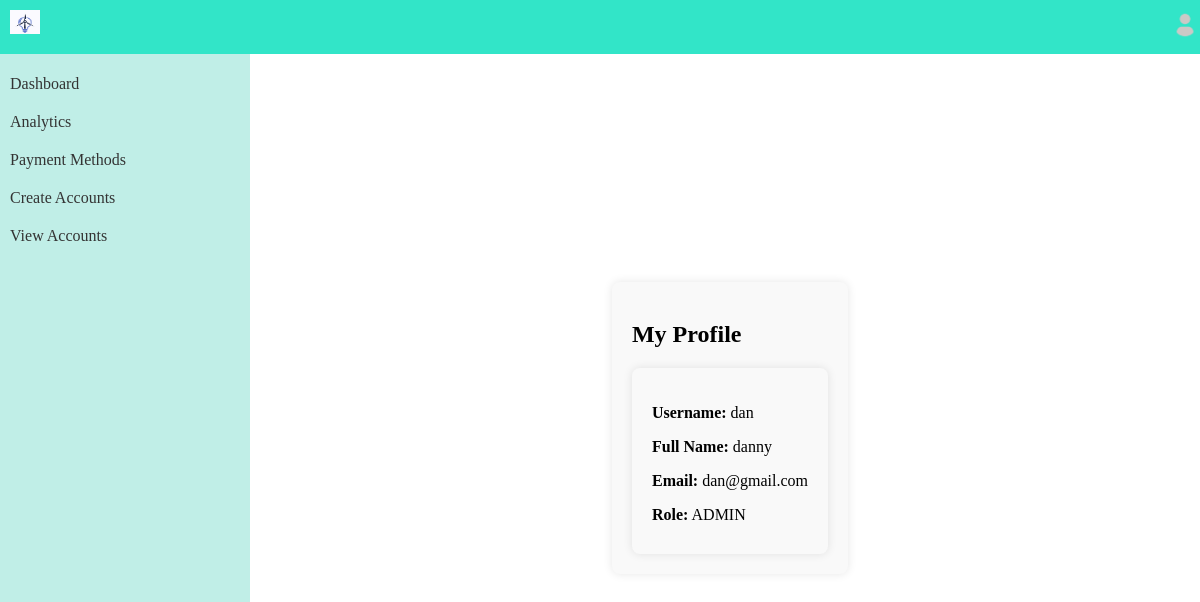
The page /dashboard/a_my_profile.php (signed in) on the database its author committed.
### tables this page shows
CREATE TABLE `users` (
  `uid` int(75) NOT NULL,
  `uName` varchar(75) NOT NULL,
  `fullName` text NOT NULL,
  `email` varchar(75) NOT NULL,
  `password` varchar(100) NOT NULL,
  `role` text NOT NULL
);

### dashboard/a_my_profile.php (the view, shortened to what this page needs)
<!DOCTYPE html>
<html>
<head>
    <link rel="stylesheet" type="text/css" href="profile.css">
    <link rel="stylesheet" type="text/css" href="dashboard.css">
</head>
<body>
    <div class="navbar">
        <div class="logo">
            <a class="navbar-brand" href="a_dashboard.php">
      <img src="images\logo.jpg" alt="Logo" width="30" height="24">
    </a>
        </div>
        <div class="user-menu">
            <img class="user-img" src="images\no_usr.png" alt="User Image">
        </div>
    </div>
    <div class="sidebar">
        <a href="a_dashboard.php">Dashboard</a>
        <a href="a_analytics.php">Analytics</a>
        <a href="a_paymentMethod.php">Payment Methods</a>
        <a href="a_createAccount.php">Create Accounts</a>
        <a href="a_viewAccounts.php">View Accounts</a>
    </div>
    <div class="content">
        <div class="profile-container">
            <div class="profile-info">
                <?php
                    include "connect.php";
                    if (isset($_SESSION['username'])) {
                        $username = $_SESSION['username'];
                        $sql = "SELECT * FROM users WHERE uName = ?";
                        $stmt = $connect->prepare($sql);
                        $stmt->bind_param("s", $username);
                        $stmt->execute();
                        $result = $stmt->get_result();
                        if ($result->num_rows == 1) {
                            $user = $result->fetch_assoc();
                            $fullName = $user['fullName'];
                            $email = $user['email'];
                            $role = $user['role'];
                            echo "<h2>My Profile</h2>";
                            echo "<div class='profile-info'>";
                            echo "<p><strong>Username:</strong> $username</p>";
                            echo "<p><strong>Full Name:</strong> $fullName</p>";
                            echo "<p><strong>Email:</strong> $email</p>";
                            echo "<p><strong>Role:</strong> $role</p>";
                            echo "</div>";
                        } else {
                            echo "User not found.";
                        }
                    } else {
                        echo "User not logged in.";
                    }
                ?>
            </div>
        </div>
    </div>
</body>
</html>

### dashboard/profile.css (style rules this page uses)
.profile-container { display: flex; justify-content: center; align-items: center; height: 100vh; }
.profile-info { background-color: #f9f9f9; padding: 20px; border-radius: 8px; box-shadow: 0 0 10px rgba(0, 0, 0, 0.1); max-width: 400px; }
.profile-info h2 { margin-bottom: 20px; }
.profile-info p { margin-bottom: 10px; }

### dashboard/dashboard.css (style rules this page uses)
.navbar { background-color: rgb(50, 229, 200); color: white; display: flex; justify-content: space-between; padding: 10px; position: fixed; top: 0; left: 0; width: 100%; z-index: 999; }
.logo { font-size: 20px; font-weight: bold; }
.user-menu { position: relative; display: inline-block; }
.user-img { width: 30px; height: 30px; border-radius: 50%; margin-right: 10px; }
.sidebar { height: 100%; width: 250px; background-color: #c0eee7; padding-top: 20px; position: fixed; top: 45px; left: 0; }
.sidebar a { padding: 10px; display: block; text-decoration: none; color: #333; }
.content { margin-left: 260px; padding: 20px; }

### rows shown on the page
users: fullName "danny", email "dan@gmail.com", role "ADMIN"

### other values the page prints
$username "dan"
